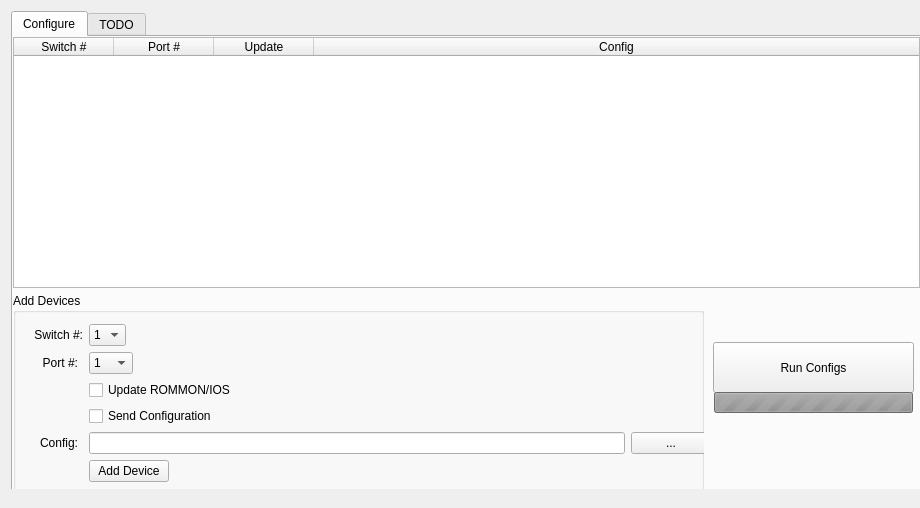
<?xml version="1.0" encoding="UTF-8"?>
<ui version="4.0">
 <class>MainWindow</class>
 <widget class="QMainWindow" name="MainWindow">
  <property name="enabled">
   <bool>true</bool>
  </property>
  <property name="geometry">
   <rect>
    <x>0</x>
    <y>0</y>
    <width>920</width>
    <height>508</height>
   </rect>
  </property>
  <property name="sizePolicy">
   <sizepolicy hsizetype="Fixed" vsizetype="Fixed">
    <horstretch>0</horstretch>
    <verstretch>0</verstretch>
   </sizepolicy>
  </property>
  <property name="minimumSize">
   <size>
    <width>920</width>
    <height>508</height>
   </size>
  </property>
  <property name="maximumSize">
   <size>
    <width>920</width>
    <height>508</height>
   </size>
  </property>
  <property name="windowTitle">
   <string>KitsuNet</string>
  </property>
  <widget class="QWidget" name="centralWidget">
   <property name="sizePolicy">
    <sizepolicy hsizetype="Expanding" vsizetype="Expanding">
     <horstretch>0</horstretch>
     <verstretch>0</verstretch>
    </sizepolicy>
   </property>
   <widget class="QWidget" name="verticalLayoutWidget">
    <property name="geometry">
     <rect>
      <x>0</x>
      <y>0</y>
      <width>921</width>
      <height>529</height>
     </rect>
    </property>
    <layout class="QVBoxLayout" name="verticalLayout_2">
     <property name="sizeConstraint">
      <enum>QLayout::SetDefaultConstraint</enum>
     </property>
     <item>
      <widget class="QTabWidget" name="tabWidget">
       <property name="sizePolicy">
        <sizepolicy hsizetype="Fixed" vsizetype="Fixed">
         <horstretch>0</horstretch>
         <verstretch>0</verstretch>
        </sizepolicy>
       </property>
       <property name="minimumSize">
        <size>
         <width>915</width>
         <height>520</height>
        </size>
       </property>
       <property name="currentIndex">
        <number>0</number>
       </property>
       <widget class="QWidget" name="tabConfigure">
        <property name="sizePolicy">
         <sizepolicy hsizetype="Expanding" vsizetype="Expanding">
          <horstretch>0</horstretch>
          <verstretch>0</verstretch>
         </sizepolicy>
        </property>
        <attribute name="title">
         <string>Configure</string>
        </attribute>
        <widget class="QPushButton" name="btnRunConfigs">
         <property name="enabled">
          <bool>true</bool>
         </property>
         <property name="geometry">
          <rect>
           <x>700</x>
           <y>305</y>
           <width>201</width>
           <height>51</height>
          </rect>
         </property>
         <property name="text">
          <string>Run Configs</string>
         </property>
        </widget>
        <widget class="QTableWidget" name="tableTargets">
         <property name="enabled">
          <bool>true</bool>
         </property>
         <property name="geometry">
          <rect>
           <x>0</x>
           <y>0</y>
           <width>907</width>
           <height>251</height>
          </rect>
         </property>
         <property name="sizePolicy">
          <sizepolicy hsizetype="Fixed" vsizetype="Fixed">
           <horstretch>0</horstretch>
           <verstretch>0</verstretch>
          </sizepolicy>
         </property>
         <attribute name="horizontalHeaderStretchLastSection">
          <bool>true</bool>
         </attribute>
         <column>
          <property name="text">
           <string>Switch #</string>
          </property>
         </column>
         <column>
          <property name="text">
           <string>Port #</string>
          </property>
         </column>
         <column>
          <property name="text">
           <string>Update</string>
          </property>
         </column>
         <column>
          <property name="text">
           <string>Config</string>
          </property>
         </column>
        </widget>
        <widget class="QProgressBar" name="configProgress">
         <property name="enabled">
          <bool>false</bool>
         </property>
         <property name="geometry">
          <rect>
           <x>701</x>
           <y>355</y>
           <width>199</width>
           <height>21</height>
          </rect>
         </property>
         <property name="maximum">
          <number>0</number>
         </property>
         <property name="value">
          <number>0</number>
         </property>
         <property name="alignment">
          <set>Qt::AlignCenter</set>
         </property>
         <property name="orientation">
          <enum>Qt::Horizontal</enum>
         </property>
         <property name="invertedAppearance">
          <bool>false</bool>
         </property>
         <property name="format">
          <string>%v/%m</string>
         </property>
        </widget>
        <widget class="QGroupBox" name="groupBoxAddDevice">
         <property name="geometry">
          <rect>
           <x>0</x>
           <y>256</y>
           <width>691</width>
           <height>256</height>
          </rect>
         </property>
         <property name="sizePolicy">
          <sizepolicy hsizetype="Fixed" vsizetype="Fixed">
           <horstretch>0</horstretch>
           <verstretch>0</verstretch>
          </sizepolicy>
         </property>
         <property name="minimumSize">
          <size>
           <width>691</width>
           <height>256</height>
          </size>
         </property>
         <property name="maximumSize">
          <size>
           <width>691</width>
           <height>256</height>
          </size>
         </property>
         <property name="autoFillBackground">
          <bool>false</bool>
         </property>
         <property name="title">
          <string>Add Devices</string>
         </property>
         <property name="flat">
          <bool>false</bool>
         </property>
         <widget class="QWidget" name="formLayoutWidget">
          <property name="geometry">
           <rect>
            <x>10</x>
            <y>20</y>
            <width>671</width>
            <height>181</height>
           </rect>
          </property>
          <layout class="QFormLayout" name="formLayout">
           <property name="sizeConstraint">
            <enum>QLayout::SetFixedSize</enum>
           </property>
           <item row="0" column="0">
            <widget class="QLabel" name="labelSwitch">
             <property name="sizePolicy">
              <sizepolicy hsizetype="Fixed" vsizetype="Preferred">
               <horstretch>0</horstretch>
               <verstretch>0</verstretch>
              </sizepolicy>
             </property>
             <property name="text">
              <string>Switch #:</string>
             </property>
             <property name="alignment">
              <set>Qt::AlignRight|Qt::AlignTrailing|Qt::AlignVCenter</set>
             </property>
            </widget>
           </item>
           <item row="0" column="1">
            <widget class="QComboBox" name="comboSwitch">
             <property name="sizePolicy">
              <sizepolicy hsizetype="Fixed" vsizetype="Fixed">
               <horstretch>0</horstretch>
               <verstretch>0</verstretch>
              </sizepolicy>
             </property>
             <item>
              <property name="text">
               <string>1</string>
              </property>
             </item>
             <item>
              <property name="text">
               <string>2</string>
              </property>
             </item>
             <item>
              <property name="text">
               <string>3</string>
              </property>
             </item>
            </widget>
           </item>
           <item row="1" column="0">
            <widget class="QLabel" name="labelPort">
             <property name="sizePolicy">
              <sizepolicy hsizetype="Fixed" vsizetype="Preferred">
               <horstretch>0</horstretch>
               <verstretch>0</verstretch>
              </sizepolicy>
             </property>
             <property name="minimumSize">
              <size>
               <width>44</width>
               <height>0</height>
              </size>
             </property>
             <property name="text">
              <string>Port #:</string>
             </property>
             <property name="alignment">
              <set>Qt::AlignRight|Qt::AlignTrailing|Qt::AlignVCenter</set>
             </property>
            </widget>
           </item>
           <item row="1" column="1">
            <widget class="QComboBox" name="comboPort">
             <property name="sizePolicy">
              <sizepolicy hsizetype="Fixed" vsizetype="Fixed">
               <horstretch>0</horstretch>
               <verstretch>0</verstretch>
              </sizepolicy>
             </property>
             <item>
              <property name="text">
               <string>1</string>
              </property>
             </item>
             <item>
              <property name="text">
               <string>2</string>
              </property>
             </item>
             <item>
              <property name="text">
               <string>3</string>
              </property>
             </item>
             <item>
              <property name="text">
               <string>4</string>
              </property>
             </item>
             <item>
              <property name="text">
               <string>5</string>
              </property>
             </item>
             <item>
              <property name="text">
               <string>6</string>
              </property>
             </item>
             <item>
              <property name="text">
               <string>7</string>
              </property>
             </item>
             <item>
              <property name="text">
               <string>8</string>
              </property>
             </item>
             <item>
              <property name="text">
               <string>9</string>
              </property>
             </item>
             <item>
              <property name="text">
               <string>10</string>
              </property>
             </item>
             <item>
              <property name="text">
               <string>11</string>
              </property>
             </item>
             <item>
              <property name="text">
               <string>12</string>
              </property>
             </item>
             <item>
              <property name="text">
               <string>13</string>
              </property>
             </item>
             <item>
              <property name="text">
               <string>14</string>
              </property>
             </item>
             <item>
              <property name="text">
               <string>15</string>
              </property>
             </item>
             <item>
              <property name="text">
               <string>16</string>
              </property>
             </item>
             <item>
              <property name="text">
               <string>17</string>
              </property>
             </item>
             <item>
              <property name="text">
               <string>18</string>
              </property>
             </item>
             <item>
              <property name="text">
               <string>19</string>
              </property>
             </item>
             <item>
              <property name="text">
               <string>20</string>
              </property>
             </item>
             <item>
              <property name="text">
               <string>21</string>
              </property>
             </item>
             <item>
              <property name="text">
               <string>22</string>
              </property>
             </item>
             <item>
              <property name="text">
               <string>23</string>
              </property>
             </item>
             <item>
              <property name="text">
               <string>24</string>
              </property>
             </item>
            </widget>
           </item>
           <item row="2" column="0">
            <spacer name="horizontalSpacer">
             <property name="orientation">
              <enum>Qt::Horizontal</enum>
             </property>
             <property name="sizeHint" stdset="0">
              <size>
               <width>40</width>
               <height>20</height>
              </size>
             </property>
            </spacer>
           </item>
           <item row="2" column="1">
            <widget class="QCheckBox" name="chboxUpdate">
             <property name="sizePolicy">
              <sizepolicy hsizetype="Fixed" vsizetype="Fixed">
               <horstretch>0</horstretch>
               <verstretch>0</verstretch>
              </sizepolicy>
             </property>
             <property name="text">
              <string>Update ROMMON/IOS</string>
             </property>
            </widget>
           </item>
           <item row="3" column="0">
            <spacer name="horizontalSpacer_2">
             <property name="orientation">
              <enum>Qt::Horizontal</enum>
             </property>
             <property name="sizeHint" stdset="0">
              <size>
               <width>40</width>
               <height>20</height>
              </size>
             </property>
            </spacer>
           </item>
           <item row="3" column="1">
            <widget class="QCheckBox" name="chboxConfig">
             <property name="sizePolicy">
              <sizepolicy hsizetype="Fixed" vsizetype="Fixed">
               <horstretch>0</horstretch>
               <verstretch>0</verstretch>
              </sizepolicy>
             </property>
             <property name="text">
              <string>Send Configuration</string>
             </property>
            </widget>
           </item>
           <item row="4" column="0">
            <widget class="QLabel" name="labelConfig">
             <property name="enabled">
              <bool>true</bool>
             </property>
             <property name="sizePolicy">
              <sizepolicy hsizetype="Fixed" vsizetype="Preferred">
               <horstretch>0</horstretch>
               <verstretch>0</verstretch>
              </sizepolicy>
             </property>
             <property name="minimumSize">
              <size>
               <width>44</width>
               <height>0</height>
              </size>
             </property>
             <property name="text">
              <string>Config:</string>
             </property>
             <property name="alignment">
              <set>Qt::AlignRight|Qt::AlignTrailing|Qt::AlignVCenter</set>
             </property>
            </widget>
           </item>
           <item row="5" column="0">
            <spacer name="horizontalSpacer_3">
             <property name="orientation">
              <enum>Qt::Horizontal</enum>
             </property>
             <property name="sizeType">
              <enum>QSizePolicy::Expanding</enum>
             </property>
             <property name="sizeHint" stdset="0">
              <size>
               <width>40</width>
               <height>20</height>
              </size>
             </property>
            </spacer>
           </item>
           <item row="5" column="1">
            <widget class="QPushButton" name="btnAddDevice">
             <property name="sizePolicy">
              <sizepolicy hsizetype="Fixed" vsizetype="Fixed">
               <horstretch>0</horstretch>
               <verstretch>0</verstretch>
              </sizepolicy>
             </property>
             <property name="text">
              <string>Add Device</string>
             </property>
            </widget>
           </item>
           <item row="4" column="1">
            <layout class="QHBoxLayout" name="horizontalLayout">
             <item>
              <widget class="QLineEdit" name="textboxConfigFile">
               <property name="enabled">
                <bool>true</bool>
               </property>
               <property name="sizePolicy">
                <sizepolicy hsizetype="Fixed" vsizetype="Fixed">
                 <horstretch>0</horstretch>
                 <verstretch>0</verstretch>
                </sizepolicy>
               </property>
               <property name="minimumSize">
                <size>
                 <width>536</width>
                 <height>20</height>
                </size>
               </property>
              </widget>
             </item>
             <item>
              <widget class="QPushButton" name="btnFilePicker">
               <property name="enabled">
                <bool>true</bool>
               </property>
               <property name="sizePolicy">
                <sizepolicy hsizetype="Fixed" vsizetype="Fixed">
                 <horstretch>0</horstretch>
                 <verstretch>0</verstretch>
                </sizepolicy>
               </property>
               <property name="minimumSize">
                <size>
                 <width>75</width>
                 <height>20</height>
                </size>
               </property>
               <property name="text">
                <string>...</string>
               </property>
              </widget>
             </item>
            </layout>
           </item>
          </layout>
         </widget>
        </widget>
        <zorder>btnRunConfigs</zorder>
        <zorder>tableTargets</zorder>
        <zorder>configProgress</zorder>
        <zorder>groupBoxAddDevice</zorder>
        <zorder>horizontalLayoutWidget</zorder>
        <zorder>formLayoutWidget</zorder>
        <zorder>verticalLayoutWidget</zorder>
       </widget>
       <widget class="QWidget" name="tabTODO">
        <attribute name="title">
         <string>TODO</string>
        </attribute>
       </widget>
      </widget>
     </item>
    </layout>
   </widget>
  </widget>
  <widget class="QStatusBar" name="statusBar">
   <property name="sizeGripEnabled">
    <bool>false</bool>
   </property>
  </widget>
  <action name="actionSettings">
   <property name="text">
    <string>Settings</string>
   </property>
  </action>
 </widget>
 <layoutdefault spacing="6" margin="11"/>
 <resources/>
 <connections/>
</ui>
